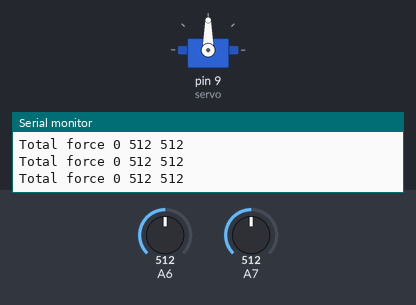
Simulated run of this sketch. Board: Arduino Nano, built with avr-gcc and run on an emulated ATmega328P. On the bench: servo, the last lines printed to the serial monitor. The inputs (shaded band) are chosen by the test bench; at power-on: A6 = 512, A7 = 512.

Above: at 1.2 s.
1.3 s: A6 set to 522
2.8 s: A6 set to 545
At 3.95 s:
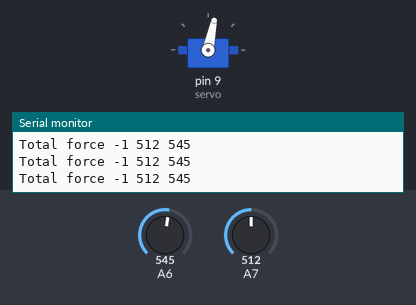
5.8 s: A7 set to 535
At 5.8 s:
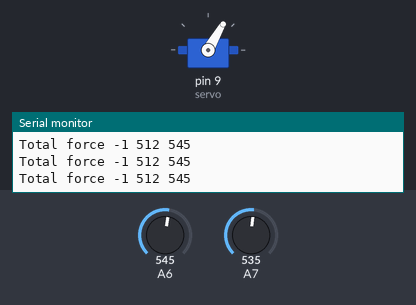
7.3 s: A7 set to 306
At 8.2 s:
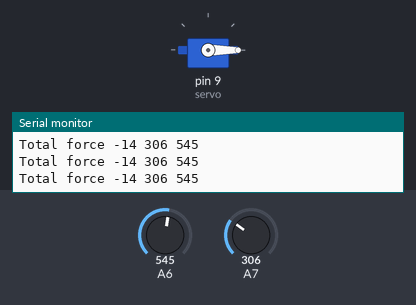
9.2 s: A7 set to 553
10.7 s: A7 set to 577
At 12.75 s:
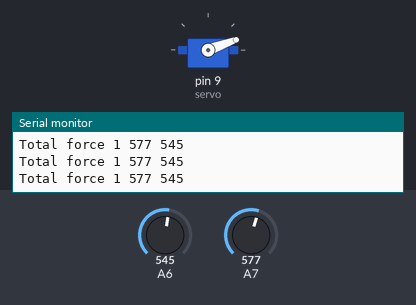
Timing chart, 0 to 22.3 s (numbered marks = the images above; inputs shaded):
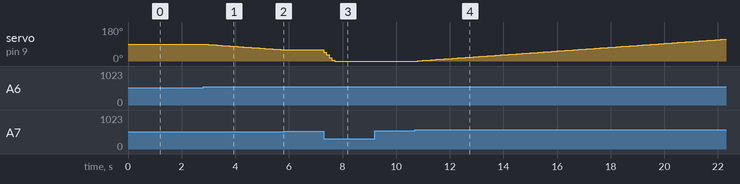

The sketch:

testingbigServosOf2DOFArm.ino
```cpp
#include <Servo.h>

Servo servo;

void setup() {
  Serial.begin(9600);
  servo.attach(9);
}

long angle = 90;
int previous_force = 0;
int previous_speed = 0;
long Ki = 0; // inertia
long Kd = 0; // damping
long Ks = 1; // stiffness
int period = 100; // in ms

// temp variables
long displacement, Speed, acceleration;
long start_of_period;
void loop() {

  start_of_period = millis();

  float sensor2 = analogRead(A6);
  float sensor1 = analogRead(A7);
  float forceFloat = ( sensor1 - sensor2 ) / 1023 * 60;
  int force =  forceFloat;
  long Speed = force - previous_force;
  long acceleration = Speed - previous_speed;
  long wantedSteps = Ks * force + Kd * Speed + Ki * acceleration;

  angle = angle + wantedSteps;

  if(angle>180) angle = 180;
  if(angle<0) angle = 0;

  servo.write(angle);
  previous_force = force;
  previous_speed = Speed;

  Serial.println("Total force " + String(force) + " " + String(analogRead(A7)) + " " + String(analogRead(A6)) );
  /*
  for(int i=0; i<220; i++){
    servo.write(i);
    delay(10);
  }

  for(int i=219; i>=0; i--){
    servo.write(i);
    delay(10);
  }
  */

  // to ensure we have the same period for all processings
  delay(period - (millis() - start_of_period) );
}
```

Measured:
- the behaviour switches between 529 and 530 on A6 (found by bisection; images 0 and 1)
- the behaviour switches between 527 and 528 on A7 (found by bisection; images 1 and 2)
- the behaviour switches between 562 and 563 on A7 (found by bisection; images 3 and 4)
- after the input at 2.8 s, servo on pin 9 (servo): moves from 90° to 60° over 2.9 s, starting at once
- after the input at 5.8 s, servo on pin 9 (servo): stays 60° (without the input it goes to 59° after 0.00 s)
- after the input at 7.3 s, servo on pin 9 (servo): moves from 60° to 0° over 0.40 s, starting at once
- after the input at 10.7 s, servo on pin 9 (servo): moves from 0° to 115° over 11.4 s, starting after 0.10 s
